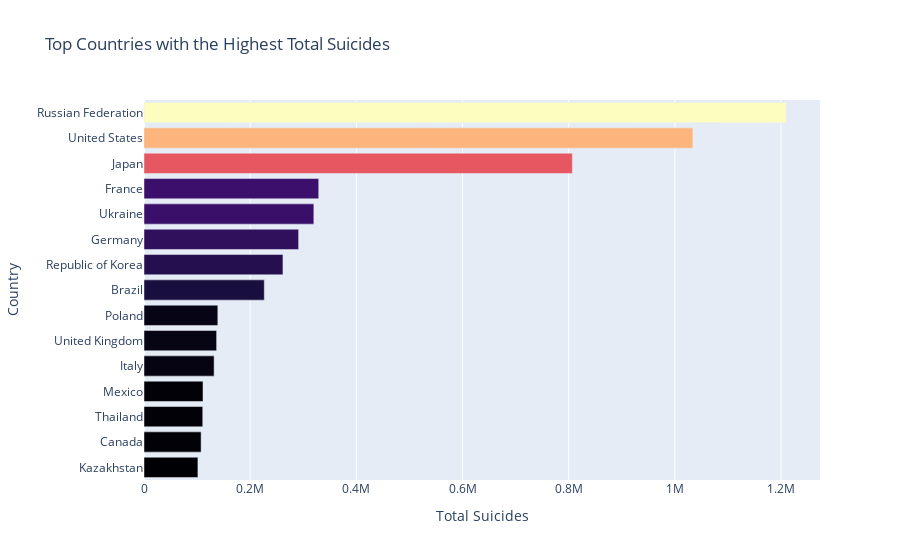

The code cell stored with this chart in its notebook:
### Markdown cell above
## <a id='4'> 4. Demographic Analysis</a>

### <a id='4.1'>4.1 Total Suicides By Country </a>
Identifying countries with the highest total suicides:

### Code cell
suicides_by_country = []
for country in df['country'].unique():
    suicides_by_country.append(sum(df[df['country'] == country]['suicides']))

total_suicides_by_country = pd.DataFrame(suicides_by_country, columns=['total_suicides_by_country'])
total_suicides_by_country['country'] = df['country'].unique()

quantity = 15
top_countries = total_suicides_by_country.sort_values('total_suicides_by_country', ascending=False)['country'][:quantity]
top_suicides = total_suicides_by_country.sort_values('total_suicides_by_country', ascending=False)['total_suicides_by_country'][:quantity]

# reverse the order to have the highest total suicides at the top
top_countries = top_countries[::-1]
top_suicides = top_suicides[::-1]

fig = px.bar(
    x=top_suicides,
    y=top_countries,
    orientation='h',
    color=top_suicides,  
    color_continuous_scale='magma',
    labels={'x': 'Total Suicides', 'y': 'Country'},
    title='Top Countries with the Highest Total Suicides',
)

# customize the appearance
fig.update_layout(
    coloraxis_colorbar=dict(title='Total Suicides'),
    coloraxis_showscale=False,  # Hide the color scale
)

# Show the plot
fig.show()

### Figure 1 — Plotly figure (JSON) as saved in the notebook; plotly's stock layout.template omitted (floating-point values rounded to 4 significant figures)
{"data": [{"alignmentgroup": "True", "hovertemplate": "Total Suicides=%{x}<br>Country=%{y}<br>color=%{marker.color}<extra></extra>", "legendgroup": "", "marker": {"color": [101546, 107561, 110643, 111139, 132060, 136805, 139098, 226613, 261730, 291262, 319950, 329127, 806902, 1034013, 1209742], "coloraxis": "coloraxis", "pattern": {"shape": ""}}, "name": "", "offsetgroup": "", "orientation": "h", "showlegend": false, "textposition": "auto", "type": "bar", "x": [101546, 107561, 110643, 111139, 132060, 136805, 139098, 226613, 261730, 291262, 319950, 329127, 806902, 1034013, 1209742], "xaxis": "x", "y": ["Kazakhstan", "Canada", "Thailand", "Mexico", "Italy", "United Kingdom", "Poland", "Brazil", "Republic of Korea", "Germany", "Ukraine", "France", "Japan", "United States", "Russian Federation"], "yaxis": "y"}], "layout": {"barmode": "relative", "coloraxis": {"colorbar": {"title": {"text": "Total Suicides"}}, "colorscale": [[0, "#000004"], [0.1111, "#180f3d"], [0.2222, "#440f76"], [0.3333, "#721f81"], [0.4444, "#9e2f7f"], [0.5556, "#cd4071"], [0.6667, "#f1605d"], [0.7778, "#fd9668"], [0.8889, "#feca8d"], [1, "#fcfdbf"]], "showscale": false}, "legend": {"tracegroupgap": 0}, "title": {"text": "Top Countries with the Highest Total Suicides"}, "xaxis": {"anchor": "y", "domain": [0, 1], "title": {"text": "Total Suicides"}}, "yaxis": {"anchor": "x", "domain": [0, 1], "title": {"text": "Country"}}}}
